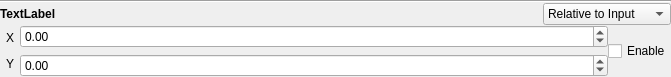
<?xml version="1.0" encoding="UTF-8"?>
<ui version="4.0">
 <class>Form</class>
 <widget class="QWidget" name="Form">
  <property name="geometry">
   <rect>
    <x>0</x>
    <y>0</y>
    <width>671</width>
    <height>75</height>
   </rect>
  </property>
  <property name="maximumSize">
   <size>
    <width>16777215</width>
    <height>75</height>
   </size>
  </property>
  <property name="windowTitle">
   <string>Form</string>
  </property>
  <property name="styleSheet">
   <string notr="true"/>
  </property>
  <layout class="QVBoxLayout" name="verticalLayout_4">
   <property name="spacing">
    <number>0</number>
   </property>
   <property name="leftMargin">
    <number>0</number>
   </property>
   <property name="topMargin">
    <number>0</number>
   </property>
   <property name="rightMargin">
    <number>0</number>
   </property>
   <property name="bottomMargin">
    <number>0</number>
   </property>
   <item>
    <layout class="QVBoxLayout" name="verticalLayout_3" stretch="0,0,1">
     <property name="spacing">
      <number>0</number>
     </property>
     <item>
      <widget class="Line" name="line">
       <property name="orientation">
        <enum>Qt::Horizontal</enum>
       </property>
      </widget>
     </item>
     <item>
      <layout class="QHBoxLayout" name="horizontalLayout_3" stretch="5,1">
       <item>
        <widget class="QLabel" name="lbl_name">
         <property name="styleSheet">
          <string notr="true">font-weight: bold</string>
         </property>
         <property name="text">
          <string>TextLabel</string>
         </property>
        </widget>
       </item>
       <item>
        <widget class="QComboBox" name="cmb_inheritance">
         <item>
          <property name="text">
           <string>Relative to Input</string>
          </property>
         </item>
         <item>
          <property name="text">
           <string>Relative to Parent</string>
          </property>
         </item>
         <item>
          <property name="text">
           <string>Absolute</string>
          </property>
         </item>
        </widget>
       </item>
      </layout>
     </item>
     <item>
      <layout class="QHBoxLayout" name="horizontalLayout" stretch="0,1,0">
       <item>
        <layout class="QVBoxLayout" name="verticalLayout_2" stretch="0,0">
         <property name="spacing">
          <number>0</number>
         </property>
         <item>
          <widget class="QLabel" name="lbl_x">
           <property name="minimumSize">
            <size>
             <width>20</width>
             <height>0</height>
            </size>
           </property>
           <property name="maximumSize">
            <size>
             <width>20</width>
             <height>16777215</height>
            </size>
           </property>
           <property name="text">
            <string>X</string>
           </property>
           <property name="alignment">
            <set>Qt::AlignCenter</set>
           </property>
          </widget>
         </item>
         <item>
          <widget class="QLabel" name="lbl_y">
           <property name="minimumSize">
            <size>
             <width>20</width>
             <height>0</height>
            </size>
           </property>
           <property name="maximumSize">
            <size>
             <width>16777215</width>
             <height>16777215</height>
            </size>
           </property>
           <property name="text">
            <string>Y</string>
           </property>
           <property name="alignment">
            <set>Qt::AlignCenter</set>
           </property>
          </widget>
         </item>
        </layout>
       </item>
       <item>
        <layout class="QVBoxLayout" name="verticalLayout">
         <property name="spacing">
          <number>6</number>
         </property>
         <item>
          <widget class="QDoubleSpinBox" name="txt_value_x">
           <property name="minimum">
            <double>-999999999.000000000000000</double>
           </property>
           <property name="maximum">
            <double>999999999.000000000000000</double>
           </property>
          </widget>
         </item>
         <item>
          <widget class="QDoubleSpinBox" name="txt_value_y">
           <property name="minimum">
            <double>-999999999.000000000000000</double>
           </property>
           <property name="maximum">
            <double>999999999.000000000000000</double>
           </property>
          </widget>
         </item>
        </layout>
       </item>
       <item>
        <widget class="QCheckBox" name="chk_value">
         <property name="text">
          <string>Enable</string>
         </property>
        </widget>
       </item>
      </layout>
     </item>
    </layout>
   </item>
  </layout>
 </widget>
 <resources/>
 <connections/>
</ui>
